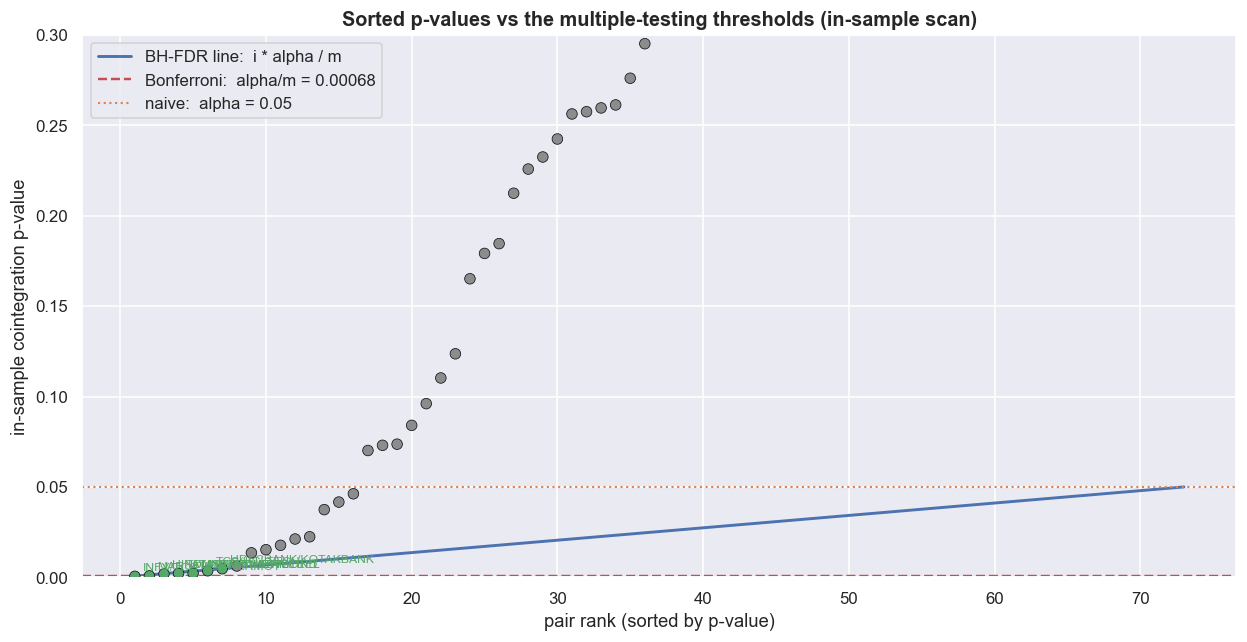

Source code (Python):
alpha   = 0.05
p       = scan.p_is.values
order   = np.argsort(p)
ps      = p[order]
names_s = scan.pair.values[order]
ranks   = np.arange(1, m + 1)

bonf_thr = alpha / m
bh_line  = alpha * ranks / m
passed   = ps <= bh_line
bh_cut   = ps[passed].max() if passed.any() else -np.inf

n_bonf = int((p < bonf_thr).sum())
n_bh   = int((p <= bh_cut).sum())

fig, ax = plt.subplots(figsize=(11.5, 6))
dot_col = [C["green"] if v <= bh_cut else C["grey"] for v in ps]
ax.scatter(ranks, ps, s=48, color=dot_col, zorder=3, edgecolor="#0d1117", linewidth=.5)
ax.plot(ranks, bh_line, color=C["blue"], lw=1.9, label="BH-FDR line:  i * alpha / m")
ax.axhline(bonf_thr, color=C["red"], ls="--", lw=1.6, label=f"Bonferroni:  alpha/m = {bonf_thr:.5f}")
ax.axhline(alpha, color=C["amber"], ls=":", lw=1.4, label="naive:  alpha = 0.05")
for rk, (pp, nm) in enumerate(zip(ps, names_s), start=1):
    if pp <= bh_cut:
        ax.annotate(nm, (rk, pp), fontsize=8, color=C["green"],
                    xytext=(5, 4), textcoords="offset points")
ax.set_ylim(0, 0.30); ax.set_xlabel("pair rank (sorted by p-value)")
ax.set_ylabel("in-sample cointegration p-value")
ax.set_title("Sorted p-values vs the multiple-testing thresholds (in-sample scan)")
ax.legend(loc="upper left")
plt.tight_layout(); plt.show()

bh_disp = bh_cut if np.isfinite(bh_cut) else float("nan")
print(f"m = {m} same-sector tests on the common in-sample window.")
print(f"  Naive     (p<0.05)          : {n_naive} pairs")
print(f"  Bonferroni (p<{bonf_thr:.5f})    : {n_bonf} pairs survive")
print(f"  BH-FDR    (q=0.05, cut p<={bh_disp:.4f}): {n_bh} pairs survive")
print("Notice how many 'winners' were really just the cost of running a big scan.")
